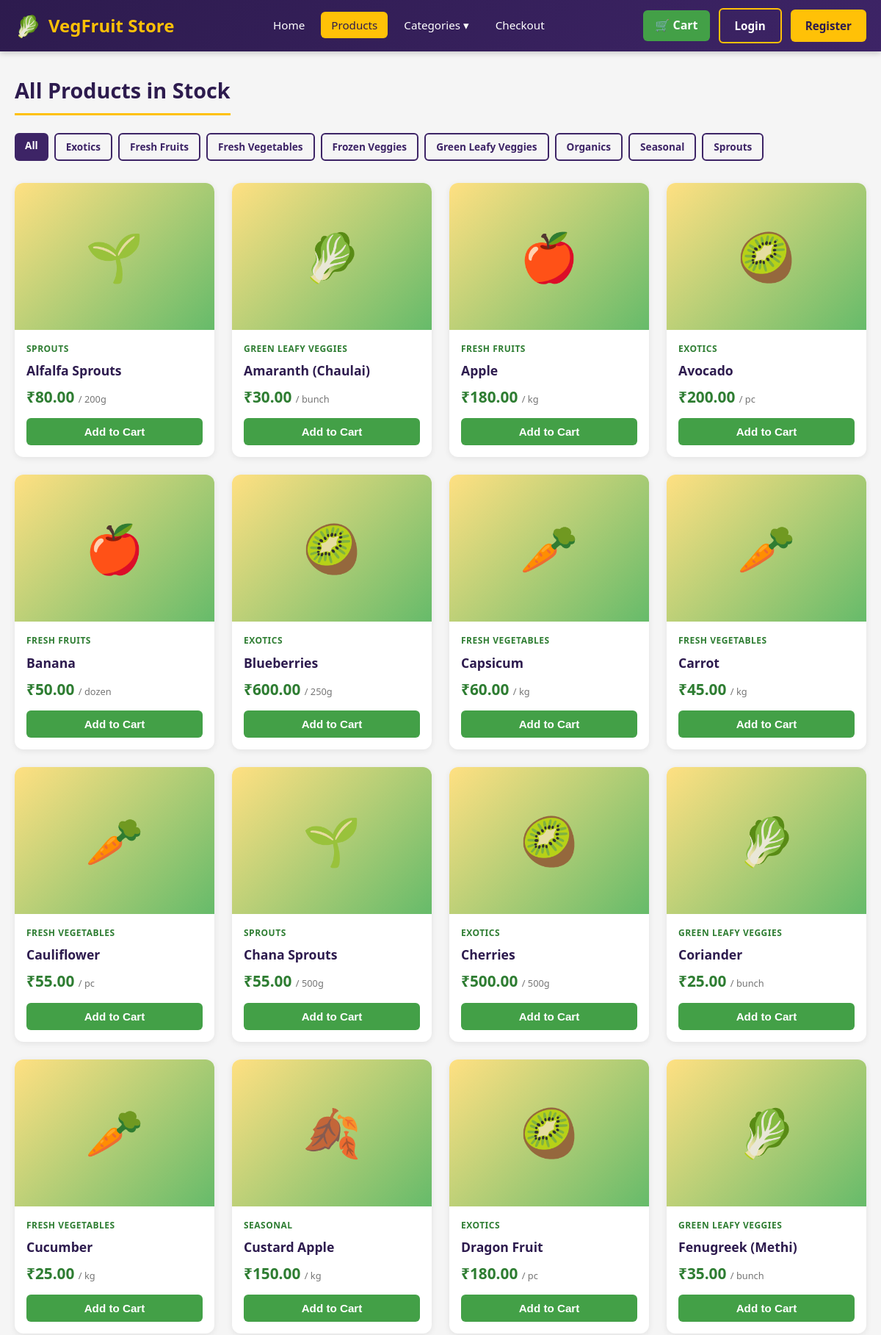
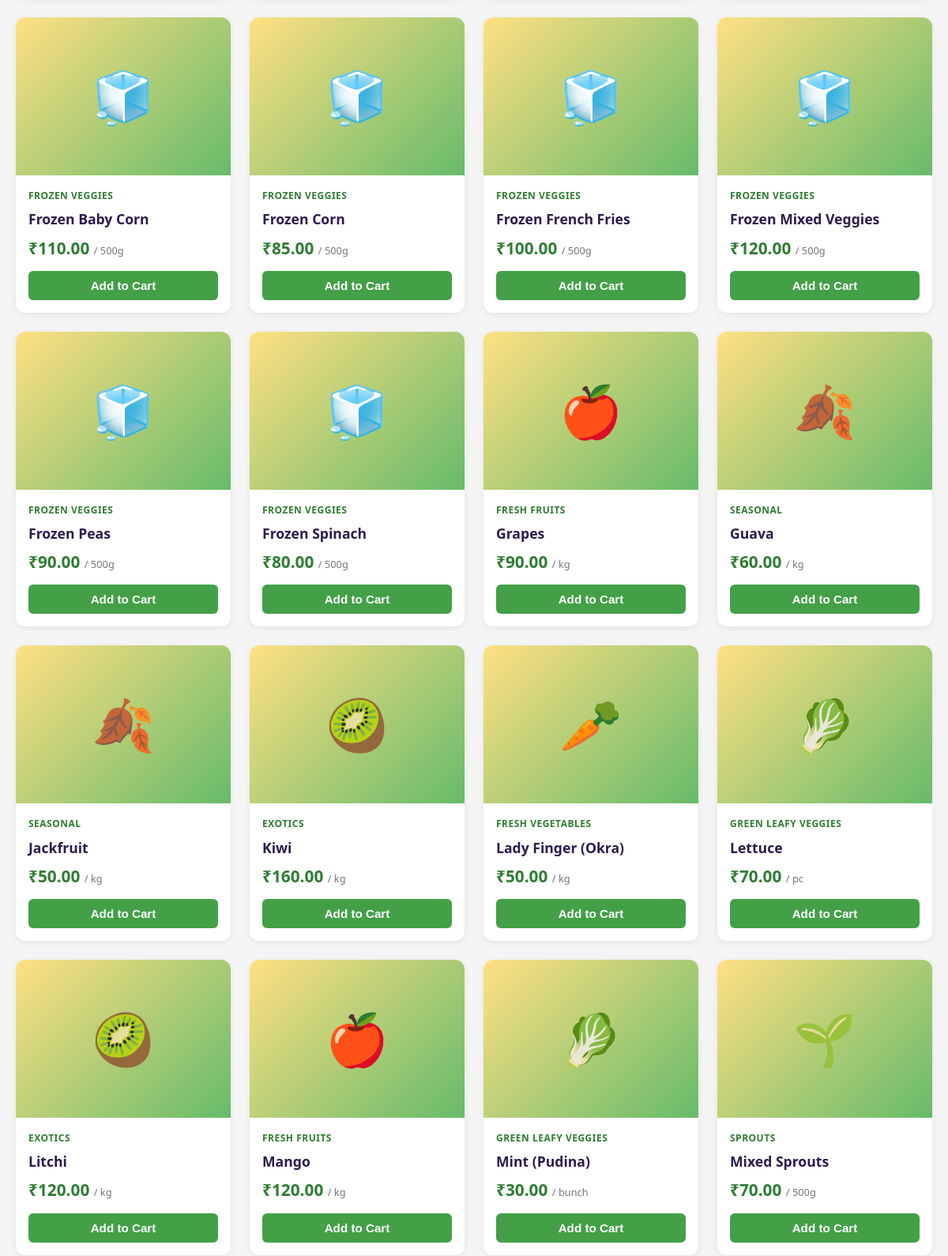
Screenshot of /products/ (upper part) with the database file from the repository (2 pictures, top to bottom).
### products/models.py (models this page shows, shortened)
class Category(models.Model):
    name = models.CharField(max_length=100, unique=True)
    slug = models.SlugField(max_length=100, unique=True)
    image = models.ImageField(upload_to='categories/', blank=True, null=True)
    class Meta:
        verbose_name_plural = 'Categories'
        ordering = ['name']

class Product(models.Model):
    name = models.CharField(max_length=200)
    slug = models.SlugField(max_length=200, unique=True)
    category = models.ForeignKey(Category, on_delete=models.CASCADE, related_name='products')
    description = models.TextField(blank=True, default='')
    price = models.DecimalField(max_digits=10, decimal_places=2)
    unit = models.CharField(max_length=20, default='kg')
    image = models.ImageField(upload_to='products/', blank=True, null=True)
    in_stock = models.BooleanField(default=True)
    stock_quantity = models.PositiveIntegerField(default=100)
    is_organic = models.BooleanField(default=False)
    created_at = models.DateTimeField(auto_now_add=True)
    class Meta:
        ordering = ['name']

### products/views.py (the view)
# urls.py: path('products/', views.product_list, name='product_list'),
def product_list(request):
    products = Product.objects.filter(in_stock=True).select_related('category')
    categories = Category.objects.all()
    context = {
        'products': products,
        'categories': categories,
    }
    return render(request, 'products/product_list.html', context)

### cart/context_processors.py (called while the page is built)
def cart_processor(request):
    cart = None
    cart_count = 0
    session_id = request.session.session_key
    if session_id:
        cart = Cart.objects.filter(session_id=session_id).first()
        if cart:
            cart_count = cart.total_items
    return {
        'cart': cart,
        'cart_count': cart_count,
    }

### products/context_processors.py (called while the page is built)
def categories_processor(request):
    categories = Category.objects.all()
    return {'all_categories': categories}

### templates/products/product_list.html (shortened to what this page needs)
{% extends 'base.html' %}
{% load static %}
{% block content %}
<div class="container">
    <h2 class="section-title">All Products in Stock</h2>
    <div style="margin-bottom: 30px; display: flex; flex-wrap: wrap; gap: 8px;">
        <a href="{% url 'products:product_list' %}" class="btn btn-purple" style="padding:6px 14px;font-size:0.85rem;">All</a>
        {% for cat in categories %}
        <a href="{% url 'products:category_products' cat.slug %}" class="btn btn-outline" style="padding:6px 14px;font-size:0.85rem;">{{ cat.name }}</a>
        {% endfor %}
    </div>
    {% if products %}
    <div class="product-grid">
        {% for product in products %}
        <div class="product-card">
            <div class="product-image">
                {% if product.image %}
                    <img src="{{ product.image.url }}" alt="{{ product.name }}">
                {% else %}
                    {% if 'vegetable' in product.category.slug %}🥕
                    {% elif 'fruit' in product.category.slug %}🍎
                    {% elif 'exotic' in product.category.slug %}🥝
                    {% elif 'leafy' in product.category.slug %}🥬
                    {% elif 'sprout' in product.category.slug %}🌱
                    {% elif 'organic' in product.category.slug %}🌿
                    {% elif 'seasonal' in product.category.slug %}🍂
                    {% elif 'frozen' in product.category.slug %}🧊
                    {% else %}🛒{% endif %}
                {% endif %}
            </div>
            <div class="product-info">
                <span class="product-category">{{ product.category.name }}</span>
                <h3 class="product-name">
                    {{ product.name }}
                </h3>
                <div class="product-price">₹{{ product.price }} <span class="unit">/ {{ product.unit }}</span></div>
                <form action="{% url 'cart:add_to_cart' product.id %}" method="post">
                    <button type="submit" class="btn btn-primary btn-block">Add to Cart</button>
                </form>
            </div>
        </div>
        {% endfor %}
    </div>
    {% else %}
    <div class="empty-state">
        <div class="icon">📦</div>
        <h3>No products available</h3>
        <p>Please check back later for fresh stock.</p>
    </div>
    {% endif %}
</div>
{% endblock %}

### static/style.css (style rules this page uses)
:root { --yellow: #FFC107; --yellow-light: #FFE082; --yellow-dark: #FFA000; --green: #43A047; --green-light: #66BB6A; --green-dark: #2E7D32; --purple: #3D2466; --purple-dark: #2D1B4E; --purple-light: #5E35B1; --white: #FFFFFF; --light-bg: #F5F5F5; --gray: #757575; --gray-light: #E0E0E0; --danger: #E53935; --success: #43A047; }
* { margin: 0; padding: 0; box-sizing: border-box; }
body { font-family: 'Segoe UI', Tahoma, Geneva, Verdana, sans-serif; background-color: var(--light-bg); color: #333; line-height: 1.6; }
a { text-decoration: none; color: inherit; }
.btn { padding: 10px 20px; border: none; border-radius: 6px; font-weight: 600; cursor: pointer; transition: all 0.2s; display: inline-block; font-size: 0.95rem; }
.btn-primary { background-color: var(--green); color: var(--white); }
.btn-purple { background-color: var(--purple); color: var(--white); }
.btn-outline { background-color: transparent; border: 2px solid var(--purple); color: var(--purple); }
.btn-block { width: 100%; }
.container { max-width: 1280px; margin: 0 auto; padding: 30px 20px; }
.section-title { font-size: 1.8rem; color: var(--purple-dark); margin-bottom: 24px; padding-bottom: 8px; border-bottom: 3px solid var(--yellow); display: inline-block; }
.product-grid { display: grid; grid-template-columns: repeat(auto-fill, minmax(240px, 1fr)); gap: 24px; }
.product-card { background: var(--white); border-radius: 12px; overflow: hidden; box-shadow: 0 2px 8px rgba(0,0,0,0.08); transition: transform 0.2s, box-shadow 0.2s; display: flex; flex-direction: column; }
.product-image { width: 100%; height: 200px; background: linear-gradient(135deg, var(--yellow-light), var(--green-light)); display: flex; align-items: center; justify-content: center; font-size: 4rem; }
.product-info { padding: 16px; flex: 1; display: flex; flex-direction: column; }
.product-category { font-size: 0.75rem; color: var(--green-dark); text-transform: uppercase; font-weight: 700; letter-spacing: 0.5px; }
.product-name { font-size: 1.1rem; color: var(--purple-dark); margin: 6px 0; font-weight: 600; }
.product-price { font-size: 1.3rem; color: var(--green-dark); font-weight: 700; margin-bottom: 12px; }
.product-price .unit { font-size: 0.8rem; color: var(--gray); font-weight: 400; }
.product-info .btn { margin-top: auto; }

### rows the page displays
Category: name "Exotics"
Category: name "Fresh Fruits"
Category: name "Fresh Vegetables"
Category: name "Frozen Veggies"
Category: name "Green Leafy Veggies"
Category: name "Organics"
Category: name "Seasonal"
Category: name "Sprouts"
Product: category.name "SPROUTS", name "Alfalfa Sprouts", price "80.00", unit "200g"
Product: category.name "GREEN LEAFY VEGGIES", name "Amaranth (Chaulai)", price "30.00", unit "bunch"
Product: category.name "FRESH FRUITS", name "Apple", price "180.00", unit "kg"
Product: category.name "EXOTICS", name "Avocado", price "200.00", unit "pc"
Product: category.name "FRESH FRUITS", name "Banana", price "50.00", unit "dozen"
Product: category.name "EXOTICS", name "Blueberries", price "600.00", unit "250g"
Product: category.name "FRESH VEGETABLES", name "Capsicum", price "60.00", unit "kg"
Product: category.name "FRESH VEGETABLES", name "Carrot", price "45.00", unit "kg"
Product: category.name "FRESH VEGETABLES", name "Cauliflower", price "55.00", unit "pc"
Product: category.name "SPROUTS", name "Chana Sprouts", price "55.00", unit "500g"
Product: category.name "EXOTICS", name "Cherries", price "500.00", unit "500g"
Product: category.name "GREEN LEAFY VEGGIES", name "Coriander", price "25.00", unit "bunch"
Product: category.name "FRESH VEGETABLES", name "Cucumber", price "25.00", unit "kg"
Product: category.name "SEASONAL", name "Custard Apple", price "150.00", unit "kg"
Product: category.name "EXOTICS", name "Dragon Fruit", price "180.00", unit "pc"
Product: category.name "GREEN LEAFY VEGGIES", name "Fenugreek (Methi)", price "35.00", unit "bunch"
Product: category.name "FROZEN VEGGIES", name "Frozen Baby Corn", price "110.00", unit "500g"
Product: category.name "FROZEN VEGGIES", name "Frozen Corn", price "85.00", unit "500g"
Product: category.name "FROZEN VEGGIES", name "Frozen French Fries", price "100.00", unit "500g"
Product: category.name "FROZEN VEGGIES", name "Frozen Mixed Veggies", price "120.00", unit "500g"
Product: category.name "FROZEN VEGGIES", name "Frozen Peas", price "90.00", unit "500g"
Product: category.name "FROZEN VEGGIES", name "Frozen Spinach", price "80.00", unit "500g"
Product: category.name "FRESH FRUITS", name "Grapes", price "90.00", unit "kg"
Product: category.name "SEASONAL", name "Guava", price "60.00", unit "kg"
Product: category.name "SEASONAL", name "Jackfruit", price "50.00", unit "kg"
Product: category.name "EXOTICS", name "Kiwi", price "160.00", unit "kg"
Product: category.name "FRESH VEGETABLES", name "Lady Finger (Okra)", price "50.00", unit "kg"
Product: category.name "GREEN LEAFY VEGGIES", name "Lettuce", price "70.00", unit "pc"
Product: category.name "EXOTICS", name "Litchi", price "120.00", unit "kg"
Product: category.name "FRESH FRUITS", name "Mango", price "120.00", unit "kg"
Product: category.name "GREEN LEAFY VEGGIES", name "Mint (Pudina)", price "30.00", unit "bunch"
Product: category.name "SPROUTS", name "Mixed Sprouts", price "70.00", unit "500g"
